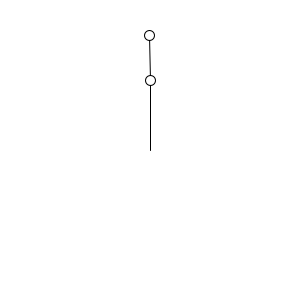
Frame 1 (no input)
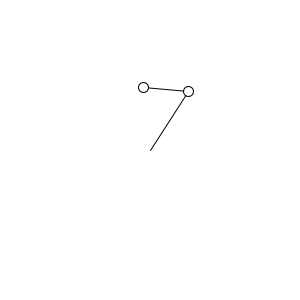
Frame 60 (the mouse pressed at the canvas centre just before this capture)
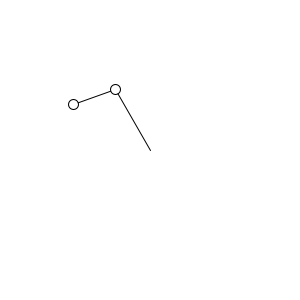
Frame 120 (the mouse held since frame 60 and released just before this capture)

The Processing sketch that drew these frames (run headless with seeded random() and noise(); from frame 60 on, the mouse is pressed at the canvas centre):

// Processing sketch: processing_96794
// ── processing_96794.pde

float dt = 0.2;
float angle1 = PI;
float angle2 = PI + 0.0001;
float g = 9.8;
PVector p1, p2;             //points
float mass1 = 1, mass2 = 2;       //point mass
float l1 = 70;              //length of the 1st arm
float l2 = 45;              //length of the 2nd arm
 

float rotacc1, rotacc2;     //rotary acceleration
float rotvel1, rotvel2;
 
 
void setup(){
  size(300, 300);
  p1 = new PVector();
  p2 = new PVector();
   
}
 
 
void draw(){
   
  background(255);
 
  rotacc1 = (-g * (2 * mass1 + mass2) * sin(angle1) - mass2 * g * sin(angle1 - 2 * angle2) - 2 * sin(angle1 - angle2) * mass2 * (rotvel2 * rotvel2 * l2 + rotvel1 * rotvel1 * l1 * cos(angle1 - angle2))) / (l1 * (2 * mass1 + mass2 - mass2 * cos(2 * angle1 - 2 * angle2)));
  rotacc2 = (2 * sin(angle1 - angle2) * (rotvel1 * rotvel1 * l1 * (mass1 + mass2) + g * (mass1 + mass2) * cos(angle1) + rotvel2 * rotvel2 * l2 * mass2 * cos(angle1 - angle2))) / (l2 * (2 * mass1 + mass2 - mass2 * cos(2 * angle1 - 2 * angle2)));
   
  rotvel1 += rotacc1 * dt;
  rotvel2 += rotacc2 * dt;
  
  angle1 += rotvel1 * dt;
  angle2 += rotvel2 * dt;
 
  p1.set(l1 * sin(angle1), l1 * cos(angle1), 0);
  p2.set(p1);
  p2.add(l2 * sin(angle2), l2 * cos(angle2), 0);
   
  translate(width / 2, height / 2);
  line(0, 0, p1.x, p1.y);
  line(p1.x, p1.y, p2.x, p2.y);
  ellipse(p1.x, p1.y, 10, 10);
  ellipse(p2.x, p2.y, 10, 10);
   
}

void mouseReleased() {
    angle1 = PI;
    angle2 = PI + 0.0001;
    rotvel1 = rotvel2 = 0;
}
